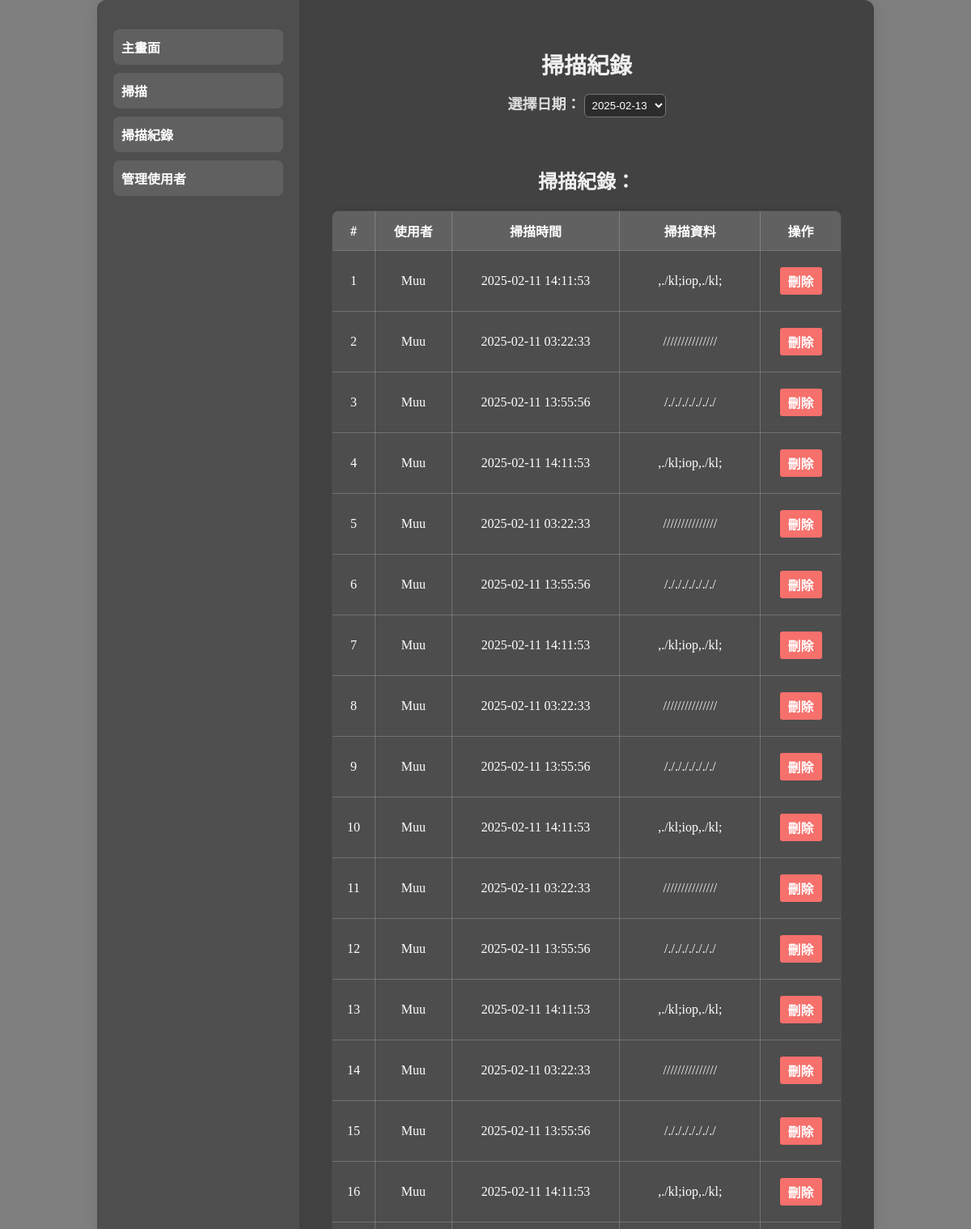
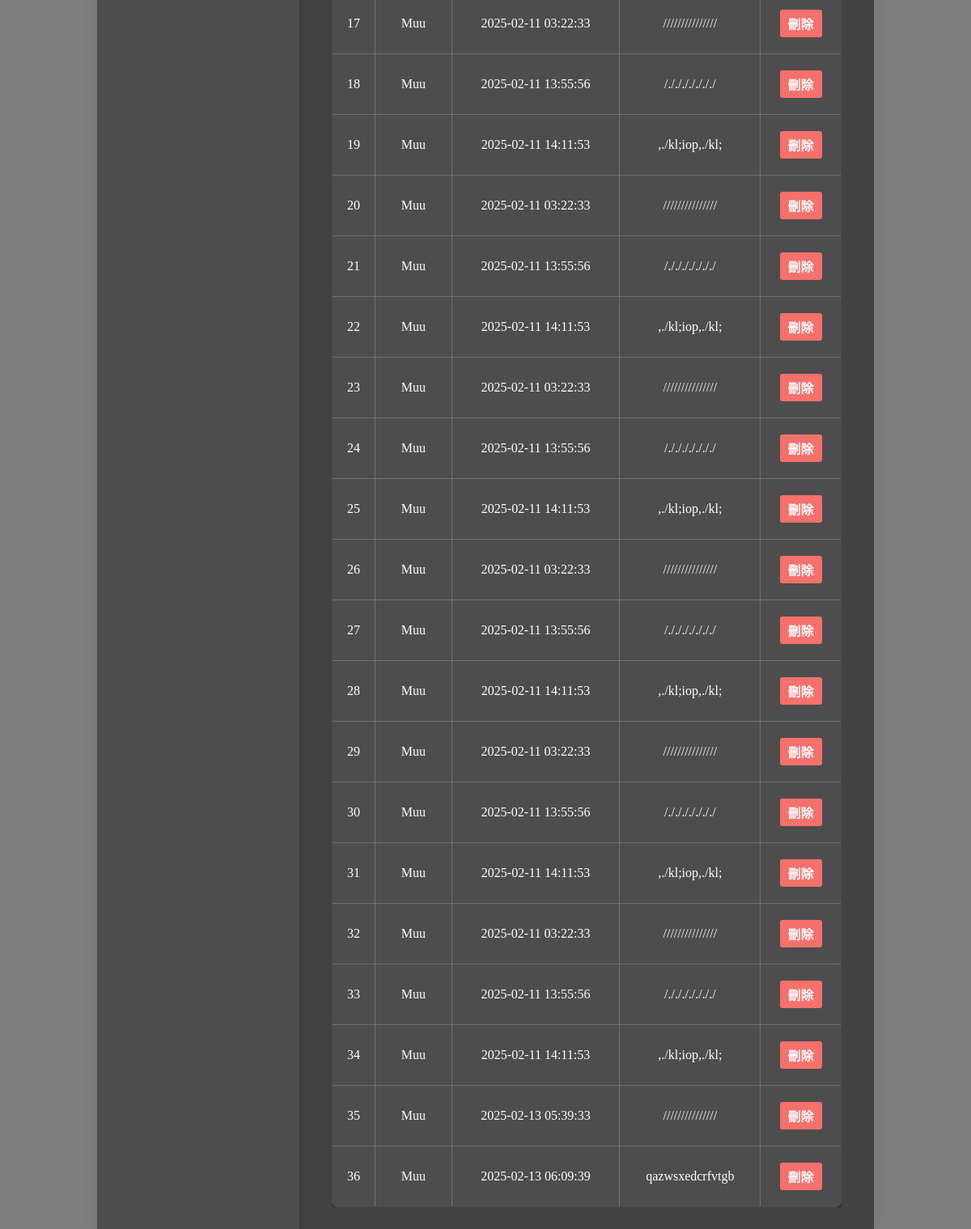
The app's page /scan_records/ with its own data (2 pictures, top to bottom).
### tables this page shows
CREATE TABLE user_data (
    id INTEGER PRIMARY KEY AUTOINCREMENT,
    username TEXT NOT NULL,
    timestamp TEXT NOT NULL,
    qr_data TEXT NOT NULL,
    FOREIGN KEY(username) REFERENCES users(username)
);

### qr_api.py (the view)
    @app.route('/scan_records/', methods=['GET'])
    def scan_records():
        try:
            date = request.args.get('date')
            if date:
                records = query_db(
                    'SELECT username, timestamp, qr_data, id FROM user_data WHERE DATE(timestamp) = DATE(?)',
                    [date]
                )
            else:
                records = query_db(
                    'SELECT username, timestamp, qr_data, id FROM user_data'
                )
            records = [row_to_dict(row) for row in records]
            dates = query_db(
                'SELECT DISTINCT DATE(timestamp) as date FROM user_data ORDER BY date DESC'
            )
            dates = [row['date'] for row in dates]
            return render_template('scan_records.html', records=records, dates=dates)
        except Exception as e:
            app.logger.error(f"Error fetching scan records: {e}")
            return jsonify(status='error', message='Internal server error')

### qr_api.py (called while the page is built)
def get_db():
    if 'db' not in g:
        g.db = sqlite3.connect(
            current_app.config['DATABASE'],
            detect_types=sqlite3.PARSE_DECLTYPES
        )
        g.db.row_factory = sqlite3.Row
    return g.db

def query_db(query, args=(), one=False):
    try:
        cur = get_db().execute(query, args)
        rv = cur.fetchall()
        cur.close()
        get_db().commit()
        return (rv[0] if rv else None) if one else rv
    except Exception as e:
        current_app.logger.error(f"Database error: {e}")
        raise

def row_to_dict(row):
    return {key: row[key] for key in row.keys()}

### templates/scan_records.html (shortened to what this page needs)
<!DOCTYPE html>
<html lang="en">
<head>
    <link rel="stylesheet" href="{{ url_for('static', filename='css/static.css') }}">
    <link rel="stylesheet" href="{{ url_for('static', filename='css/scan_records.css') }}">
</head>
<body>
    <div class="container">
        <div class="sidebar">
            <ul>
                <li><a href="/">主畫面</a></li>
                <li><a href="#" onclick="navigateToScan()">掃描</a></li>
                <li><a href="/scan_records">掃描紀錄</a></li>
                <li><a href="/manage_users">管理使用者</a></li>
            </ul>
        </div>
        <div class="main-content">
            <h1>掃描紀錄</h1>
            <label for="date-select">選擇日期：</label>
            <select id="date-select" onchange="fetchRecordsByDate()">
                {% for date in dates %}
                <option value="{{ date }}">{{ date }}</option>
                {% endfor %}
            </select>
            <div class="table-section">
                <h2>掃描紀錄：</h2>
                <table>
                    <thead>
                        <tr>
                            <th>#</th>
                            <th>使用者</th>
                            <th>掃描時間</th>
                            <th>掃描資料</th>
                            <th>操作</th>
                        </tr>
                    </thead>
                    <tbody id="scan-records-table">
                        {% for record in records %}
                        <tr>
                            <td>{{ loop.index }}</td>
                            <td>{{ record.username }}</td>
                            <td>{{ record.timestamp }}</td>
                            <td>{{ record.qr_data }}</td>
                            <td><button onclick="deleteRecord({{ record.id }})">刪除</button></td>
                        </tr>
                        {% endfor %}
                    </tbody>
                </table>
            </div>
        </div>
    </div>
</body>
</html>

### static/css/static.css (style rules this page uses)
body { font-family: 'Cormorant Garamond', serif; background: linear-gradient(rgba(0, 0, 0, 0.5), rgba(0, 0, 0, 0.5)), url('https://live.staticflickr.com/4266/35030500056_40bf6ccc65.jpg') no-repeat center center fixed; background-size: cover; color: #f0f0f0; margin: 0; padding: 0; display: flex; justify-content: center; align-items: center; min-height: 100vh; flex-direction: column; }
.container { display: flex; width: 80%; max-width: 1200px; box-shadow: 0 0 20px rgba(0, 0, 0, 0.1); border-radius: 12px; overflow: hidden; background-color: rgba(60, 60, 60, 0.9); }
.sidebar { background-color: rgba(80, 80, 80, 0.9); width: 25%; padding: 20px; box-shadow: 0 0 10px rgba(0, 0, 0, 0.1); }
.sidebar ul { list-style-type: none; padding: 0; }
.sidebar ul li { margin: 10px 0; }
.sidebar ul li a { color: #ffffff; text-decoration: none; font-weight: 700; display: block; padding: 10px; background-color: rgba(255, 255, 255, 0.1); border-radius: 8px; transition: background-color 0.3s; }
.main-content { width: 75%; padding: 40px; text-align: center; }
h1 { font-family: 'Playfair Display', serif; font-size: 28px; margin-bottom: 15px; }
label { margin-bottom: 10px; font-weight: 700; color: #dcdcdc; font-size: 18px; }
button { padding: 10px 20px; background: rgba(100, 100, 100, 0.6); color: #fff; border: 1px solid rgba(255, 255, 255, 0.2); border-radius: 8px; cursor: pointer; transition: background-color 0.3s, transform 0.3s; font-weight: 700; font-size: 16px; backdrop-filter: blur(10px); margin: 8px 0; }
.table-section { margin-top: 20px; overflow-x: auto; }
table { width: 100%; border-collapse: collapse; margin-top: 20px; background: rgba(80, 80, 80, 0.8); color: #fff; border-radius: 8px; overflow: hidden; box-shadow: 0 4px 10px rgba(0, 0, 0, 0.5); }
table, th, td { border: 1px solid rgba(255, 255, 255, 0.2); }
th, td { padding: 12px; text-align: center; font-size: 16px; }
th { background: rgba(100, 100, 100, 0.9); font-weight: 700; }

### static/css/scan_records.css (style rules this page uses)
body { font-family: 'Cormorant Garamond', serif; background: linear-gradient(rgba(0, 0, 0, 0.5), rgba(0, 0, 0, 0.5)), url('https://live.staticflickr.com/4266/35030500056_40bf6ccc65.jpg') no-repeat center center fixed; background-size: cover; color: #f0f0f0; margin: 0; padding: 0; display: flex; justify-content: center; align-items: center; min-height: 100vh; flex-direction: column; }
.container { display: flex; width: 80%; max-width: 1200px; box-shadow: 0 0 20px rgba(0, 0, 0, 0.1); border-radius: 12px; overflow: hidden; background-color: rgba(60, 60, 60, 0.9); }
.sidebar { background-color: rgba(80, 80, 80, 0.9); width: 25%; padding: 20px; box-shadow: 0 0 10px rgba(0, 0, 0, 0.1); }
.sidebar ul { list-style-type: none; padding: 0; }
.sidebar ul li { margin: 10px 0; }
.sidebar ul li a { color: #ffffff; text-decoration: none; font-weight: 700; display: block; padding: 10px; background-color: rgba(255, 255, 255, 0.1); border-radius: 8px; transition: background-color 0.3s; }
.main-content { width: 75%; padding: 40px; text-align: center; }
h1 { font-family: 'Playfair Display', serif; font-size: 28px; margin-bottom: 15px; }
#date-select { margin-bottom: 20px; padding: 5px; background-color: #2c2c2c; color: #ffffff; border: 1px solid #777; border-radius: 6px; }
.table-section { margin-top: 20px; }
table { width: 100%; border-collapse: collapse; margin-top: 20px; background: rgba(80, 80, 80, 0.8); color: #fff; border-radius: 8px; overflow: hidden; box-shadow: 0 4px 10px rgba(0, 0, 0, 0.5); }
table, th, td { border: 1px solid rgba(255, 255, 255, 0.2); }
th, td { padding: 12px; text-align: center; font-size: 16px; }
th { background: rgba(100, 100, 100, 0.9); font-weight: 700; }
button { background-color: #f6706c; color: white; border: none; padding: 5px 10px; cursor: pointer; border-radius: 3px; }

### records on screen
user_data: username "Muu", timestamp "2025-02-11 14:11:53", qr_data ",./kl;iop,./kl;"
user_data: username "Muu", timestamp "2025-02-11 03:22:33", qr_data "///////////////"
user_data: username "Muu", timestamp "2025-02-11 13:55:56", qr_data "/./././././././"
user_data: username "Muu", timestamp "2025-02-11 14:11:53", qr_data ",./kl;iop,./kl;"
user_data: username "Muu", timestamp "2025-02-11 03:22:33", qr_data "///////////////"
user_data: username "Muu", timestamp "2025-02-11 13:55:56", qr_data "/./././././././"
user_data: username "Muu", timestamp "2025-02-11 14:11:53", qr_data ",./kl;iop,./kl;"
user_data: username "Muu", timestamp "2025-02-11 03:22:33", qr_data "///////////////"
user_data: username "Muu", timestamp "2025-02-11 13:55:56", qr_data "/./././././././"
user_data: username "Muu", timestamp "2025-02-11 14:11:53", qr_data ",./kl;iop,./kl;"
user_data: username "Muu", timestamp "2025-02-11 03:22:33", qr_data "///////////////"
user_data: username "Muu", timestamp "2025-02-11 13:55:56", qr_data "/./././././././"
user_data: username "Muu", timestamp "2025-02-11 14:11:53", qr_data ",./kl;iop,./kl;"
user_data: username "Muu", timestamp "2025-02-11 03:22:33", qr_data "///////////////"
user_data: username "Muu", timestamp "2025-02-11 13:55:56", qr_data "/./././././././"
user_data: username "Muu", timestamp "2025-02-11 14:11:53", qr_data ",./kl;iop,./kl;"
user_data: username "Muu", timestamp "2025-02-11 03:22:33", qr_data "///////////////"
user_data: username "Muu", timestamp "2025-02-11 13:55:56", qr_data "/./././././././"
user_data: username "Muu", timestamp "2025-02-11 14:11:53", qr_data ",./kl;iop,./kl;"
user_data: username "Muu", timestamp "2025-02-11 03:22:33", qr_data "///////////////"
user_data: username "Muu", timestamp "2025-02-11 13:55:56", qr_data "/./././././././"
user_data: username "Muu", timestamp "2025-02-11 14:11:53", qr_data ",./kl;iop,./kl;"
user_data: username "Muu", timestamp "2025-02-11 03:22:33", qr_data "///////////////"
user_data: username "Muu", timestamp "2025-02-11 13:55:56", qr_data "/./././././././"
user_data: username "Muu", timestamp "2025-02-11 14:11:53", qr_data ",./kl;iop,./kl;"
user_data: username "Muu", timestamp "2025-02-11 03:22:33", qr_data "///////////////"
user_data: username "Muu", timestamp "2025-02-11 13:55:56", qr_data "/./././././././"
user_data: username "Muu", timestamp "2025-02-11 14:11:53", qr_data ",./kl;iop,./kl;"
user_data: username "Muu", timestamp "2025-02-11 03:22:33", qr_data "///////////////"
user_data: username "Muu", timestamp "2025-02-11 13:55:56", qr_data "/./././././././"
user_data: username "Muu", timestamp "2025-02-11 14:11:53", qr_data ",./kl;iop,./kl;"
user_data: username "Muu", timestamp "2025-02-11 03:22:33", qr_data "///////////////"
user_data: username "Muu", timestamp "2025-02-11 13:55:56", qr_data "/./././././././"
user_data: username "Muu", timestamp "2025-02-11 14:11:53", qr_data ",./kl;iop,./kl;"
user_data: username "Muu", timestamp "2025-02-13 05:39:33", qr_data "///////////////"
user_data: username "Muu", timestamp "2025-02-13 06:09:39", qr_data "qazwsxedcrfvtgb"

### other values on screen
form field value "2025-02-13"
